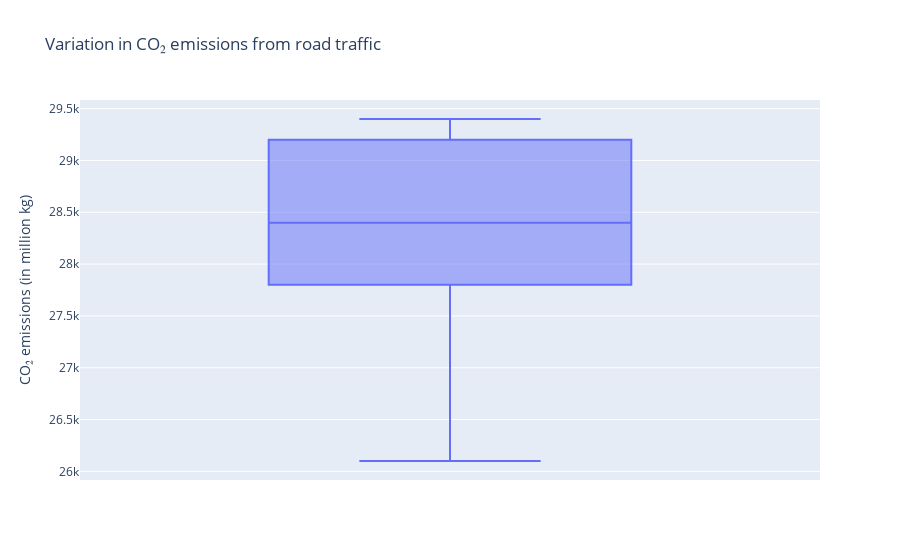

The notebook cell this image was saved under:
### Markdown cell above
In the figure above a bar chart with slider is presented with the total CO₂ emissions for road traffic. By clicking on the play button, the figure will present the total CO₂ emissions for road traffic for each year.This graph clearly shows how the CO₂ emissions from road traffic have changed over the years. During the first years, the bar is changing slowly, but in the year from 2019 till 2020, the first year of COVID-19, the bar changes a lot. The same pattern as in the line chart above can be seen. There can be concluded that this is because of COVID-19.

### Code cell
fig = px.box(df, y = 'Road traffic, total', title = 'Variation in CO₂ emissions from road traffic')
fig.update_layout(yaxis_title = 'CO₂ emissions (in million kg)')
fig.show()

### Figure 1 — Plotly figure (JSON) as saved in the notebook; plotly's stock layout.template omitted (floating-point values rounded to 4 significant figures)
{"data": [{"alignmentgroup": "True", "hovertemplate": "Road traffic, total=%{y}<extra></extra>", "legendgroup": "", "marker": {"color": "#636efa"}, "name": "", "notched": false, "offsetgroup": "", "orientation": "v", "showlegend": false, "type": "box", "x0": " ", "xaxis": "x", "y": [28700, 28000, 27800, 28100, 28900, 29200, 29400, 29300, 26100, 26600], "y0": " ", "yaxis": "y"}], "layout": {"boxmode": "group", "legend": {"tracegroupgap": 0}, "title": {"text": "Variation in CO₂ emissions from road traffic"}, "xaxis": {"anchor": "y", "domain": [0, 1]}, "yaxis": {"anchor": "x", "domain": [0, 1], "title": {"text": "CO₂ emissions (in million kg)"}}}}
